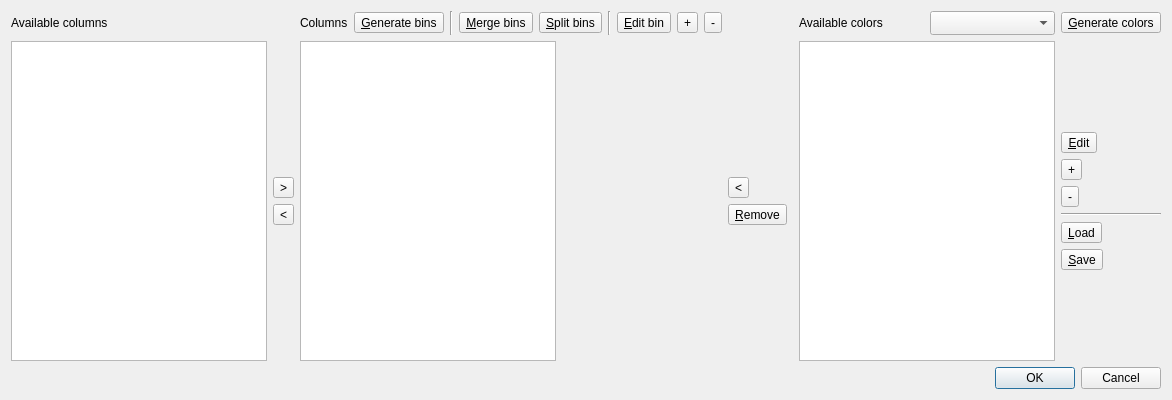
<?xml version="1.0" encoding="UTF-8"?>
<ui version="4.0">
 <class>ColorMappingDialog</class>
 <widget class="QDialog" name="ColorMappingDialog">
  <property name="windowModality">
   <enum>Qt::ApplicationModal</enum>
  </property>
  <property name="geometry">
   <rect>
    <x>0</x>
    <y>0</y>
    <width>897</width>
    <height>400</height>
   </rect>
  </property>
  <property name="windowTitle">
   <string>Add Color Mapping</string>
  </property>
  <property name="windowIcon">
   <iconset resource="ui.qrc">
    <normaloff>:/icons/images/main.svg</normaloff>:/icons/images/main.svg</iconset>
  </property>
  <layout class="QGridLayout" name="gridLayout">
   <item row="0" column="9">
    <widget class="QLabel" name="label_2">
     <property name="text">
      <string>Available colors</string>
     </property>
    </widget>
   </item>
   <item row="2" column="0" colspan="3">
    <widget class="QListWidget" name="lstColumns">
     <property name="sizePolicy">
      <sizepolicy hsizetype="Fixed" vsizetype="Expanding">
       <horstretch>0</horstretch>
       <verstretch>0</verstretch>
      </sizepolicy>
     </property>
     <property name="baseSize">
      <size>
       <width>256</width>
       <height>0</height>
      </size>
     </property>
     <property name="showDropIndicator" stdset="0">
      <bool>false</bool>
     </property>
     <property name="dragEnabled">
      <bool>true</bool>
     </property>
     <property name="dragDropMode">
      <enum>QAbstractItemView::DragDrop</enum>
     </property>
     <property name="defaultDropAction">
      <enum>Qt::MoveAction</enum>
     </property>
     <property name="alternatingRowColors">
      <bool>true</bool>
     </property>
     <property name="selectionMode">
      <enum>QAbstractItemView::ExtendedSelection</enum>
     </property>
     <property name="uniformItemSizes">
      <bool>true</bool>
     </property>
     <property name="sortingEnabled">
      <bool>true</bool>
     </property>
    </widget>
   </item>
   <item row="2" column="4">
    <layout class="QVBoxLayout" name="layoutSelectedColumns">
     <item>
      <spacer name="verticalSpacer_3">
       <property name="orientation">
        <enum>Qt::Vertical</enum>
       </property>
       <property name="sizeHint" stdset="0">
        <size>
         <width>20</width>
         <height>40</height>
        </size>
       </property>
      </spacer>
     </item>
     <item>
      <widget class="QToolButton" name="btUseSelectedColumns">
       <property name="toolTip">
        <string>Use selected columns</string>
       </property>
       <property name="statusTip">
        <string>Use selected columns</string>
       </property>
       <property name="text">
        <string>&gt;</string>
       </property>
       <property name="icon">
        <iconset resource="ui.qrc">
         <normaloff>:/icons/images/go-next.svg</normaloff>:/icons/images/go-next.svg</iconset>
       </property>
      </widget>
     </item>
     <item>
      <widget class="QToolButton" name="btRemoveSelectedColumns">
       <property name="toolTip">
        <string>Remove selected columns</string>
       </property>
       <property name="statusTip">
        <string>Remove selected columns</string>
       </property>
       <property name="text">
        <string>&lt;</string>
       </property>
       <property name="icon">
        <iconset resource="ui.qrc">
         <normaloff>:/icons/images/go-previous.svg</normaloff>:/icons/images/go-previous.svg</iconset>
       </property>
      </widget>
     </item>
     <item>
      <spacer name="verticalSpacer_4">
       <property name="orientation">
        <enum>Qt::Vertical</enum>
       </property>
       <property name="sizeHint" stdset="0">
        <size>
         <width>20</width>
         <height>40</height>
        </size>
       </property>
      </spacer>
     </item>
    </layout>
   </item>
   <item row="0" column="0" colspan="3">
    <widget class="QLabel" name="lblColumns">
     <property name="text">
      <string>Available columns</string>
     </property>
    </widget>
   </item>
   <item row="2" column="5" colspan="2">
    <widget class="QListWidget" name="lstUsedColumns">
     <property name="sizePolicy">
      <sizepolicy hsizetype="Fixed" vsizetype="Expanding">
       <horstretch>0</horstretch>
       <verstretch>0</verstretch>
      </sizepolicy>
     </property>
     <property name="baseSize">
      <size>
       <width>256</width>
       <height>0</height>
      </size>
     </property>
     <property name="showDropIndicator" stdset="0">
      <bool>false</bool>
     </property>
     <property name="dragEnabled">
      <bool>true</bool>
     </property>
     <property name="dragDropMode">
      <enum>QAbstractItemView::DragDrop</enum>
     </property>
     <property name="defaultDropAction">
      <enum>Qt::MoveAction</enum>
     </property>
     <property name="alternatingRowColors">
      <bool>true</bool>
     </property>
     <property name="selectionMode">
      <enum>QAbstractItemView::ExtendedSelection</enum>
     </property>
     <property name="iconSize">
      <size>
       <width>32</width>
       <height>32</height>
      </size>
     </property>
     <property name="uniformItemSizes">
      <bool>true</bool>
     </property>
     <property name="sortingEnabled">
      <bool>true</bool>
     </property>
    </widget>
   </item>
   <item row="0" column="11">
    <widget class="QToolButton" name="btGenerateColors">
     <property name="toolTip">
      <string>Clear the color list and fill it with randomly generated colors</string>
     </property>
     <property name="statusTip">
      <string>Clear the color list and fill it with randomly generated colors</string>
     </property>
     <property name="text">
      <string>&amp;Generate colors</string>
     </property>
     <property name="icon">
      <iconset resource="ui.qrc">
       <normaloff>:/icons/images/magic.svg</normaloff>:/icons/images/magic.svg</iconset>
     </property>
    </widget>
   </item>
   <item row="0" column="10">
    <widget class="QComboBox" name="cbColorMap">
     <property name="sizeAdjustPolicy">
      <enum>QComboBox::AdjustToMinimumContentsLengthWithIcon</enum>
     </property>
     <property name="iconSize">
      <size>
       <width>48</width>
       <height>16</height>
      </size>
     </property>
    </widget>
   </item>
   <item row="2" column="11">
    <layout class="QVBoxLayout" name="verticalLayout">
     <item>
      <spacer name="verticalSpacer">
       <property name="orientation">
        <enum>Qt::Vertical</enum>
       </property>
       <property name="sizeHint" stdset="0">
        <size>
         <width>20</width>
         <height>40</height>
        </size>
       </property>
      </spacer>
     </item>
     <item>
      <widget class="QToolButton" name="btEditColor">
       <property name="toolTip">
        <string>Change selected color</string>
       </property>
       <property name="statusTip">
        <string>Change selected color</string>
       </property>
       <property name="text">
        <string>&amp;Edit</string>
       </property>
       <property name="icon">
        <iconset resource="ui.qrc">
         <normaloff>:/icons/images/pencil.svg</normaloff>:/icons/images/pencil.svg</iconset>
       </property>
      </widget>
     </item>
     <item>
      <widget class="QToolButton" name="btAddColor">
       <property name="toolTip">
        <string>Add a new color at the end of the list</string>
       </property>
       <property name="statusTip">
        <string>Add a new color at the end of the list</string>
       </property>
       <property name="text">
        <string>+</string>
       </property>
       <property name="icon">
        <iconset resource="ui.qrc">
         <normaloff>:/icons/images/list-add.svg</normaloff>:/icons/images/list-add.svg</iconset>
       </property>
      </widget>
     </item>
     <item>
      <widget class="QToolButton" name="btRemoveColors">
       <property name="toolTip">
        <string>Remove selected colors from the list</string>
       </property>
       <property name="statusTip">
        <string>Remove selected colors from the list</string>
       </property>
       <property name="text">
        <string>-</string>
       </property>
       <property name="icon">
        <iconset resource="ui.qrc">
         <normaloff>:/icons/images/list-remove.svg</normaloff>:/icons/images/list-remove.svg</iconset>
       </property>
      </widget>
     </item>
     <item>
      <widget class="Line" name="line_2">
       <property name="orientation">
        <enum>Qt::Horizontal</enum>
       </property>
      </widget>
     </item>
     <item>
      <widget class="QToolButton" name="btLoadColorList">
       <property name="toolTip">
        <string>Open a color list</string>
       </property>
       <property name="statusTip">
        <string>Open a color list</string>
       </property>
       <property name="text">
        <string>&amp;Load</string>
       </property>
       <property name="icon">
        <iconset resource="ui.qrc">
         <normaloff>:/icons/images/document-open.svg</normaloff>:/icons/images/document-open.svg</iconset>
       </property>
      </widget>
     </item>
     <item>
      <widget class="QToolButton" name="btSaveColorList">
       <property name="toolTip">
        <string>Save colors list to a file</string>
       </property>
       <property name="statusTip">
        <string>Save colors list to a file</string>
       </property>
       <property name="text">
        <string>&amp;Save</string>
       </property>
       <property name="icon">
        <iconset resource="ui.qrc">
         <normaloff>:/icons/images/document-save-as.svg</normaloff>:/icons/images/document-save-as.svg</iconset>
       </property>
      </widget>
     </item>
     <item>
      <spacer name="verticalSpacer_2">
       <property name="orientation">
        <enum>Qt::Vertical</enum>
       </property>
       <property name="sizeHint" stdset="0">
        <size>
         <width>20</width>
         <height>40</height>
        </size>
       </property>
      </spacer>
     </item>
    </layout>
   </item>
   <item row="2" column="7">
    <layout class="QVBoxLayout" name="verticalLayout_3">
     <item>
      <spacer name="verticalSpacer_6">
       <property name="orientation">
        <enum>Qt::Vertical</enum>
       </property>
       <property name="sizeHint" stdset="0">
        <size>
         <width>20</width>
         <height>40</height>
        </size>
       </property>
      </spacer>
     </item>
     <item>
      <widget class="QToolButton" name="btAutoAssignColors">
       <property name="toolTip">
        <string>Assign colors automatically</string>
       </property>
       <property name="statusTip">
        <string>Assign colors automatically</string>
       </property>
       <property name="text">
        <string>&lt;</string>
       </property>
       <property name="icon">
        <iconset resource="ui.qrc">
         <normaloff>:/icons/images/go-previous.svg</normaloff>:/icons/images/go-previous.svg</iconset>
       </property>
      </widget>
     </item>
     <item>
      <widget class="QToolButton" name="btRemoveSelectedColumnsColors">
       <property name="toolTip">
        <string>Remove colors from selected columns</string>
       </property>
       <property name="statusTip">
        <string>Remove colors from selected columns</string>
       </property>
       <property name="text">
        <string>&amp;Remove</string>
       </property>
       <property name="icon">
        <iconset resource="ui.qrc">
         <normaloff>:/icons/images/close.svg</normaloff>:/icons/images/close.svg</iconset>
       </property>
      </widget>
     </item>
     <item>
      <spacer name="verticalSpacer_5">
       <property name="orientation">
        <enum>Qt::Vertical</enum>
       </property>
       <property name="sizeHint" stdset="0">
        <size>
         <width>20</width>
         <height>40</height>
        </size>
       </property>
      </spacer>
     </item>
    </layout>
   </item>
   <item row="2" column="9" colspan="2">
    <widget class="QListWidget" name="lstColors">
     <property name="sizePolicy">
      <sizepolicy hsizetype="Fixed" vsizetype="Expanding">
       <horstretch>0</horstretch>
       <verstretch>0</verstretch>
      </sizepolicy>
     </property>
     <property name="baseSize">
      <size>
       <width>256</width>
       <height>0</height>
      </size>
     </property>
     <property name="showDropIndicator" stdset="0">
      <bool>false</bool>
     </property>
     <property name="dragEnabled">
      <bool>true</bool>
     </property>
     <property name="dragDropMode">
      <enum>QAbstractItemView::DragOnly</enum>
     </property>
     <property name="defaultDropAction">
      <enum>Qt::CopyAction</enum>
     </property>
     <property name="selectionMode">
      <enum>QAbstractItemView::ExtendedSelection</enum>
     </property>
     <property name="iconSize">
      <size>
       <width>32</width>
       <height>32</height>
      </size>
     </property>
     <property name="uniformItemSizes">
      <bool>true</bool>
     </property>
    </widget>
   </item>
   <item row="5" column="4" colspan="8">
    <widget class="QDialogButtonBox" name="buttonBox">
     <property name="orientation">
      <enum>Qt::Horizontal</enum>
     </property>
     <property name="standardButtons">
      <set>QDialogButtonBox::Cancel|QDialogButtonBox::Ok</set>
     </property>
    </widget>
   </item>
   <item row="0" column="5" colspan="2">
    <layout class="QHBoxLayout" name="layoutBins">
     <item>
      <widget class="QLabel" name="lblUsedColumns">
       <property name="text">
        <string>Columns</string>
       </property>
      </widget>
     </item>
     <item>
      <widget class="QToolButton" name="btGenerateBins">
       <property name="toolTip">
        <string>Generate a user defined number of bins</string>
       </property>
       <property name="statusTip">
        <string>Generate a user defined number of bins</string>
       </property>
       <property name="text">
        <string>&amp;Generate bins</string>
       </property>
       <property name="icon">
        <iconset resource="ui.qrc">
         <normaloff>:/icons/images/magic.svg</normaloff>:/icons/images/magic.svg</iconset>
       </property>
      </widget>
     </item>
     <item>
      <widget class="Line" name="line">
       <property name="orientation">
        <enum>Qt::Vertical</enum>
       </property>
      </widget>
     </item>
     <item>
      <widget class="QToolButton" name="btMergeBins">
       <property name="toolTip">
        <string>Merge selected bins</string>
       </property>
       <property name="statusTip">
        <string>Merge selected bins</string>
       </property>
       <property name="text">
        <string>&amp;Merge bins</string>
       </property>
       <property name="icon">
        <iconset resource="ui.qrc">
         <normaloff>:/icons/images/merge.svg</normaloff>:/icons/images/merge.svg</iconset>
       </property>
      </widget>
     </item>
     <item>
      <widget class="QToolButton" name="btSplitBins">
       <property name="toolTip">
        <string>Split selected bins in two</string>
       </property>
       <property name="statusTip">
        <string>Split selected bins in two</string>
       </property>
       <property name="text">
        <string>&amp;Split bins</string>
       </property>
       <property name="icon">
        <iconset resource="ui.qrc">
         <normaloff>:/icons/images/split.svg</normaloff>:/icons/images/split.svg</iconset>
       </property>
      </widget>
     </item>
     <item>
      <widget class="Line" name="line_3">
       <property name="orientation">
        <enum>Qt::Vertical</enum>
       </property>
      </widget>
     </item>
     <item>
      <widget class="QToolButton" name="btEditBin">
       <property name="toolTip">
        <string>Edit selected bin</string>
       </property>
       <property name="statusTip">
        <string>Edit selected bin</string>
       </property>
       <property name="text">
        <string>&amp;Edit bin</string>
       </property>
       <property name="icon">
        <iconset resource="ui.qrc">
         <normaloff>:/icons/images/pencil.svg</normaloff>:/icons/images/pencil.svg</iconset>
       </property>
      </widget>
     </item>
     <item>
      <widget class="QToolButton" name="btAddBin">
       <property name="toolTip">
        <string>Add a new bin at the end of the list</string>
       </property>
       <property name="statusTip">
        <string>Add a new bin at the end of the list</string>
       </property>
       <property name="text">
        <string>+</string>
       </property>
       <property name="icon">
        <iconset resource="ui.qrc">
         <normaloff>:/icons/images/list-add.svg</normaloff>:/icons/images/list-add.svg</iconset>
       </property>
      </widget>
     </item>
     <item>
      <widget class="QToolButton" name="btRemoveBins">
       <property name="toolTip">
        <string>Remove selected bins from the list</string>
       </property>
       <property name="statusTip">
        <string>Remove selected bins from the list</string>
       </property>
       <property name="text">
        <string>-</string>
       </property>
       <property name="icon">
        <iconset resource="ui.qrc">
         <normaloff>:/icons/images/list-remove.svg</normaloff>:/icons/images/list-remove.svg</iconset>
       </property>
      </widget>
     </item>
    </layout>
   </item>
  </layout>
 </widget>
 <resources>
  <include location="ui.qrc"/>
 </resources>
 <connections>
  <connection>
   <sender>buttonBox</sender>
   <signal>accepted()</signal>
   <receiver>ColorMappingDialog</receiver>
   <slot>accept()</slot>
   <hints>
    <hint type="sourcelabel">
     <x>550</x>
     <y>317</y>
    </hint>
    <hint type="destinationlabel">
     <x>157</x>
     <y>274</y>
    </hint>
   </hints>
  </connection>
  <connection>
   <sender>buttonBox</sender>
   <signal>rejected()</signal>
   <receiver>ColorMappingDialog</receiver>
   <slot>reject()</slot>
   <hints>
    <hint type="sourcelabel">
     <x>618</x>
     <y>317</y>
    </hint>
    <hint type="destinationlabel">
     <x>286</x>
     <y>274</y>
    </hint>
   </hints>
  </connection>
 </connections>
</ui>
